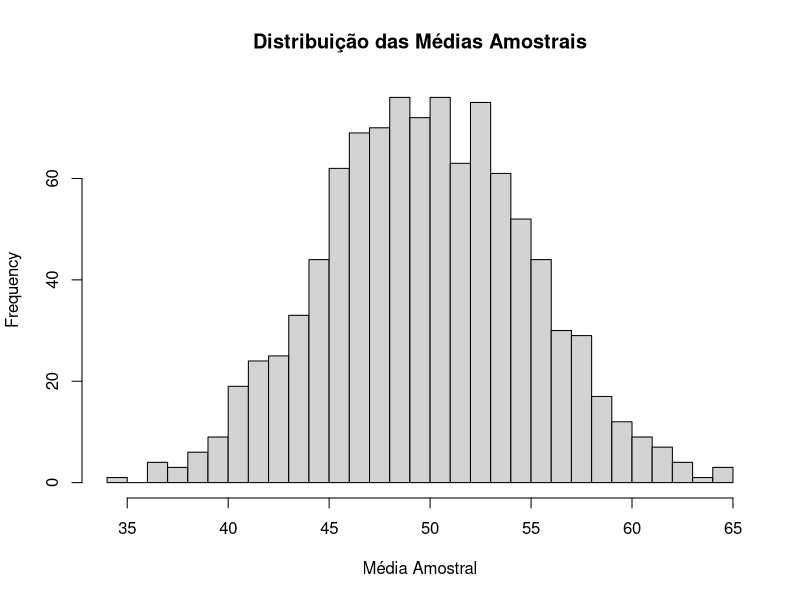

The R source for this figure:
# amostragem aleatória simples

populacao <- 1:1000
set.seed(123)
amostra <- sample(populacao, size = 100, replace = FALSE)
print(amostra)

# calculando o tamanho da amostra para uma população de 10000

z <- 1.96 # para 95% de confiança
p <- 0.5
e <- 0.05 # proporção esperada
n <- (z^2 * p * (1 - p)) / e^2 # margem de erro
N <- 10000 # ajustando para uma população finita
n_ajustado <- (n * N) / (n + (N - 1))
print(n_ajustado)

# simulando o teorema do limite central

set.seed(123)
amostra_media <- function(n, tamanho_amostra){
  medias <- replicate(n, mean(runif(tamanho_amostra, min = 0, max = 100)))
  return(medias)
}

medias_amostrais <- amostra_media(1000, 30) # gerando 1000 médias de amostras de tamanho 30

hist(medias_amostrais, breaks = 30, main = "Distribuição das Médias Amostrais",
     xlab = "Média Amostral")

# ilustrando amostragem estratificada

library(dplyr)
populacao <- data.frame(grupo = rep(c("A", "B"), times = c(700, 300)),
                        valor = c(rnorm(700, mean = 50, sd = 10), 
                                  rnorm(300, mean = 60, sd = 15)))

amostra_estratificada <- populacao %>% group_by(grupo) %>% sample_n(size = 50)
print(amostra_estratificada)


# avaliação de satisfação de um número muito grande de clientes, utilizando a técnica
# de reamostragem bootstrap
# passo 1: coletando dados
set.seed(123)
satisfacao <- rnorm(1000, mean = 7.5, sd = 1.2)

# passo 2: calcular média e desvio padrão da amostra
media_amostra <- mean(satisfacao)
desvio_padrao <- sd(satisfacao)
cat("Média da amostra:", media_amostra, "\n")
cat("Desvio padrão da amostra:", desvio_padrao, "\n")

# passo 3: calcular o intervalo de confiança de 95%
erro_padrao <- desvio_padrao / sqrt(length(satisfacao))
t_critico <- qt(0.975, df = length(satisfacao) - 1)
limite_inferior <- media_amostra - t_critico * erro_padrao
limite_superior <- media_amostra + t_critico * erro_padrao
cat("IC 95%:[", limite_inferior, ",", limite_superior,"]\n")

# passo 4: aplicar o método bootstrap
library(boot)

media_boot <- function(data, indices){
  return(mean(data[indices]))
}

resultado_boot <- boot(data = satisfacao, statistic = media_boot, R = 1000)
ic_boot <- boot.ci(resultado_boot, type = "perc")
print(ic_boot)
